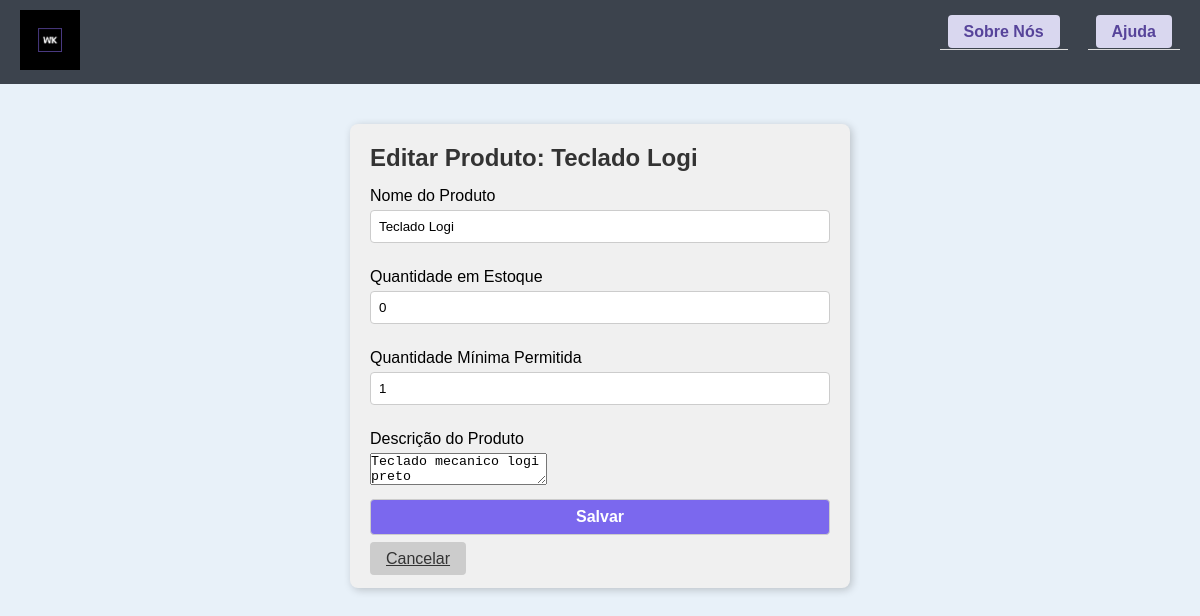
Page /editar_produto/2 (signed in) on the committed database.
### app/models.py (models this page shows)
class Produto(db.Model):
    id = db.Column(db.Integer, primary_key=True)
    nome = db.Column(db.String, nullable=True)
    quantidade = db.Column(db.Integer, nullable=True)
    quantidade_minima = db.Column(db.Integer, nullable=True, default = 0)
    descricao = db.Column(db.Text, nullable=True)

### app/views.py (the view)
@app.route('/editar_produto/<int:id>', methods=['GET', 'POST'])
@login_required
def editar_produto(id):
    produto = Produto.query.get_or_404(id)
    form = ProdutoForm(obj=produto, produto=produto)
    if form.validate_on_submit():
        form.update(produto)
        flash(f'Produto "{produto.nome}" atualizado com sucesso!', 'success')
        return redirect(url_for('produtos'))
    return render_template('editar_produto.html', form=form, produto=produto)

### app/forms.py (shortened to what this page needs)
class ProdutoForm(FlaskForm):
    nome = StringField('Nome do Produto', validators=[
        DataRequired(message="O nome é obrigatório."),
        Length(max=100, message="O nome deve ter no máximo 100 caracteres.")
    ])
    quantidade = IntegerField('Quantidade em Estoque', validators=[
        DataRequired(message="Informe a quantidade."),
        NumberRange(min=0, message="A quantidade não pode ser negativa.")
    ])
    quantidade_minima = IntegerField('Quantidade Mínima Permitida', validators=[
        DataRequired(message="Informe a quantidade mínima."),
        NumberRange(min=0, message="A quantidade mínima não pode ser negativa.")
    ])
    descricao = TextAreaField('Descrição do Produto', validators=[
        Length(max=1000, message="A descrição deve ter no máximo 1000 caracteres.")
    ])
    btnSubmit = SubmitField('Salvar')
    def __init__(self, *args, produto=None, **kwargs):
        super().__init__(*args, **kwargs)
        self.produto = produto  # Produto atual (usado na edição)

### app/models.py (called while the page is built)
@login_manager.user_loader
def load_user(user_id):
    return User.query.get(user_id)

### app/templates/editar_produto.html (shortened to what this page needs)
{% extends 'base.html' %}
{% block content %}
<div class="formulario">
    <h2>Editar Produto: {{ produto.nome }}</h2>
    <form method="POST">
        <label>{{ form.nome.label }}</label>
        {{ form.nome() }}
        <label>{{ form.quantidade.label }}</label>
        {{ form.quantidade() }}
        <label>{{ form.quantidade_minima.label }}</label>
        {{ form.quantidade_minima() }}
        <label>{{ form.descricao.label }}</label>
        {{ form.descricao() }}
        {{ form.btnSubmit(class="botao") }}
        <a href="{{ url_for('produtos') }}" class="btn-secondary">Cancelar</a>
    </form>
</div>
{% endblock %}

### app/static/css/style.css (style rules this page uses)
* { margin: 0; padding: 0; box-sizing: border-box; }
body { font-family: 'Trebuchet MS', sans-serif; background-color: #e8f1f9; min-width: 370px; }
.formulario { background-color: #f0f0f0; border-radius: 8px; padding: 20px; margin-bottom: 20px; box-shadow: 2px 2px 8px rgba(0, 0, 0, 0.2); width: 100%; max-width: 500px; }
.formulario h2 { margin-bottom: 15px; color: #333; }
.formulario label { display: block; margin-top: 10px; margin-bottom: 5px; }
.formulario input { width: 100%; padding: 8px; margin-bottom: 15px; border: 1px solid #ccc; border-radius: 4px; }
.botao { display: block; margin-top: 10px; padding: 10px 20px; background-color: #7b68ee; color: white; border: none; border-radius: 8px; cursor: pointer; font-size: 16px; font-weight: bold; }
.btn-secondary { background-color: #ccc; color: #333; border: none; padding: 8px 16px; border-radius: 4px; cursor: pointer; }

### rows in the picture
Produto: nome "Teclado Logi", quantidade "0", quantidade_minima "1", descricao "Teclado mecanico logi preto"
